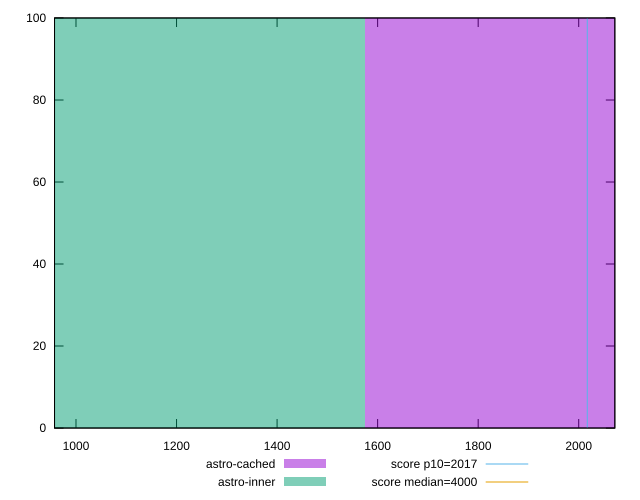

The script that saved this image:
reset

$astroCached <<EOF
2100.6325798214066 100
EOF

$astroInner <<EOF
1050.3162899107033 100
EOF

set key outside below
set boxwidth 1050.3162899107033
set xrange [957.3080000000004:2071.819999999999]
set yrange [0:100]
set trange [0:100]
set style fill transparent solid 0.5 noborder

set parametric
set terminal svg size 640, 500 enhanced background rgb 'white'
set output "reports/report_00033_2021-03-01T14-23-16.841Z/mainthread-work-breakdown/comparison/histogram/1_vs_2.svg"

plot $astroCached title "astro-cached" with boxes, \
     $astroInner title "astro-inner" with boxes, \
     2017,t title "score p10=2017", \
     4000,t title "score median=4000"

reset
